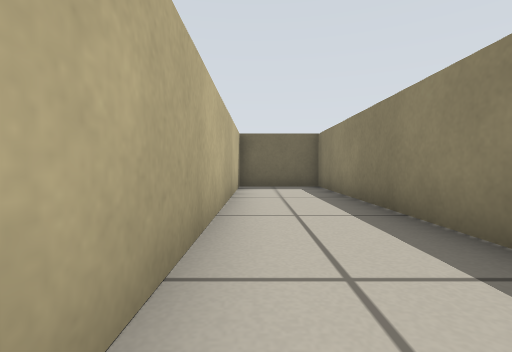
[1] (above)

17 first-person views from a walk through a Stage world. The camera is 0.31 m above the floor, tilts 2° down and sees 85° across. Floor lines are 1 m apart. The floor is counted in squares, 0.5 m on a side. Each view is taken from the middle of a square. On the plan, view 1 faces up. The plan holds only what a view shows up to about 9 squares ahead; the rest is blank. Robots are left out.

[2]
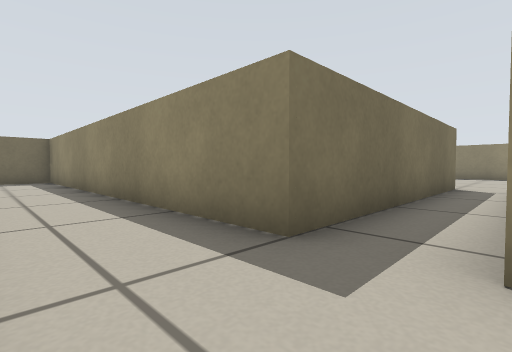

[3]
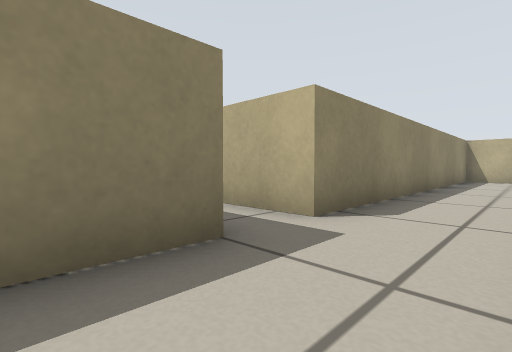

[4]
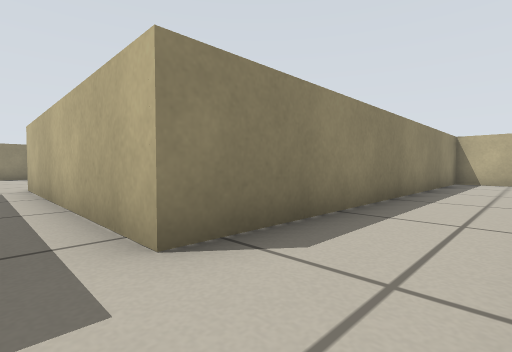

[5]
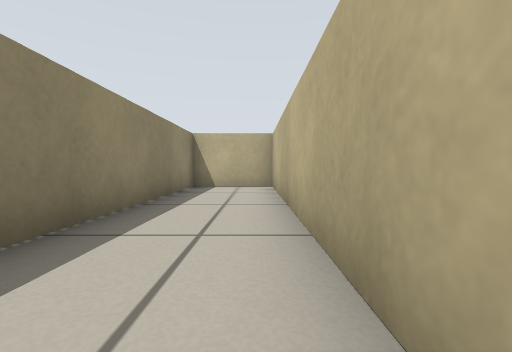

[6]
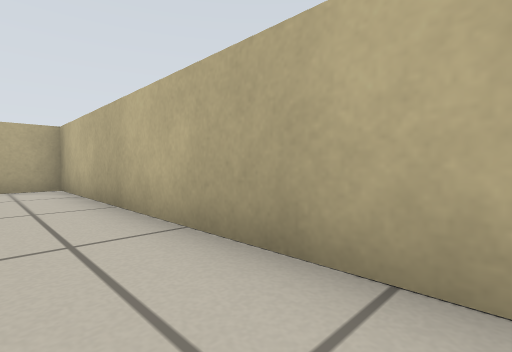

[7]
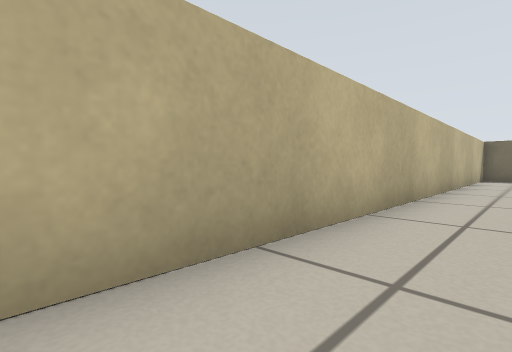

[8]
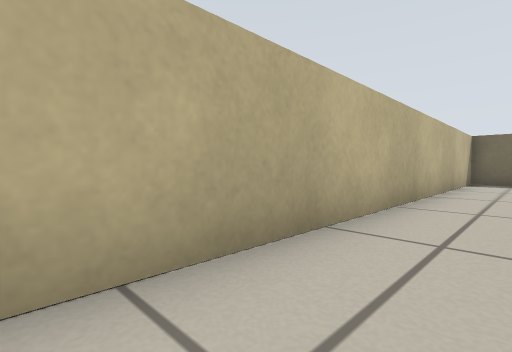

[9]
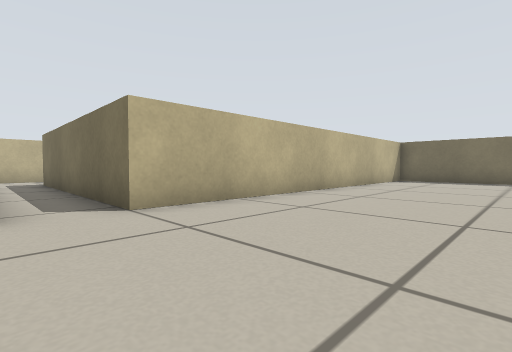

[10]
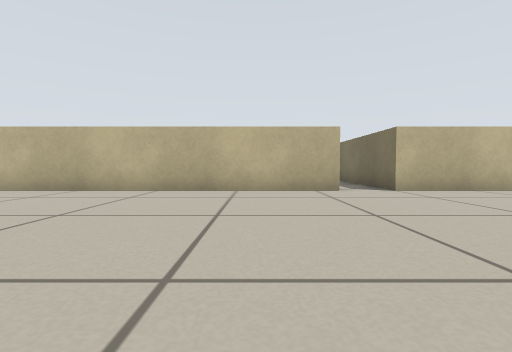

[11]
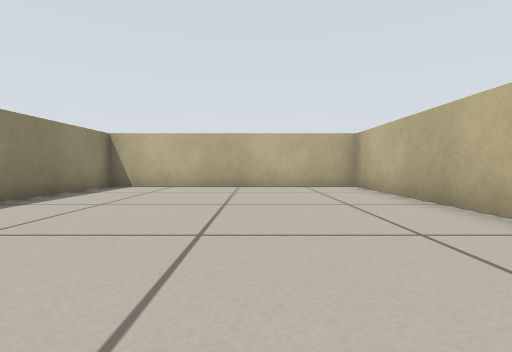

[12]
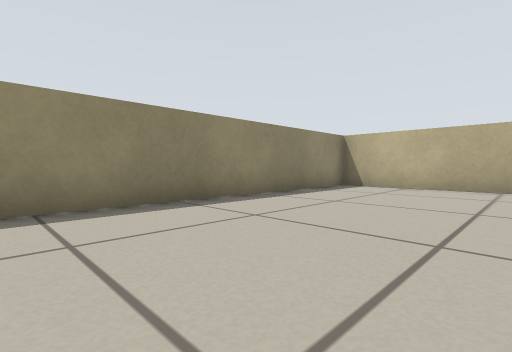

[13]
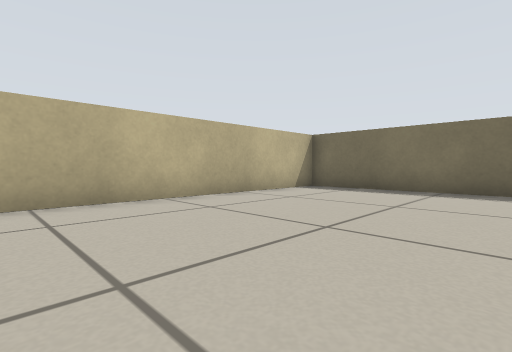

[14]
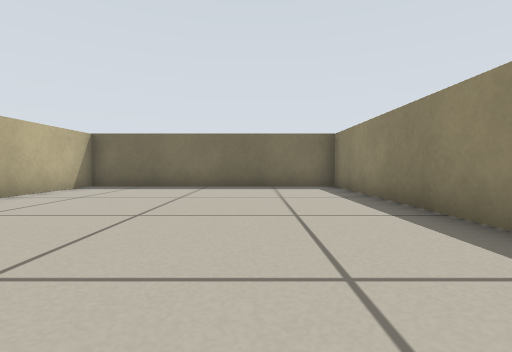

[15]
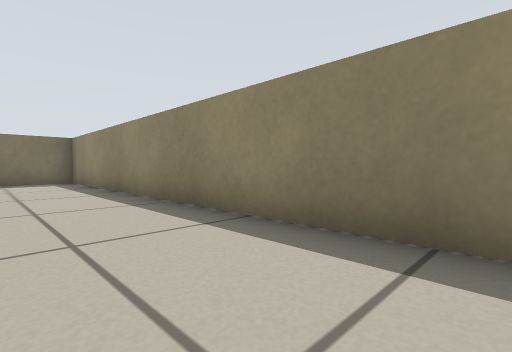

[16]
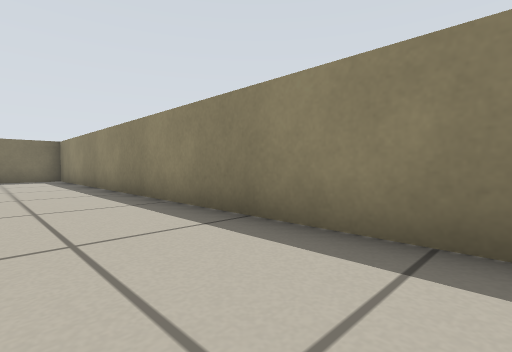

[17]
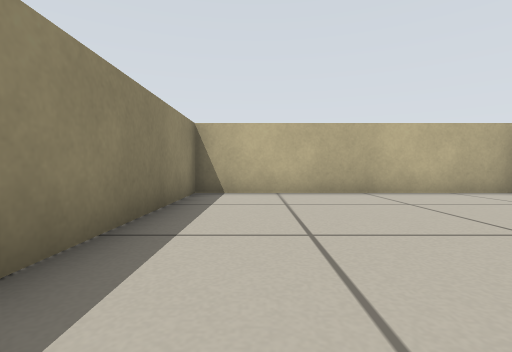

### Floor plan
Points are (right, up) in squares from view 1. A wall is a line through its corners. A room is listed if a view was taken in it or the views show most of it. See-through windows are left out.
Room 1 (views 1, 2, 3, 4, 5, 6, 7, 8)
walls: (9, -2.5) (1.9, -2.5) (1.9, 8.5) (-0.5, 8.5) (-0.5, -14.4) (1.9, -14.4) (1.9, -3.9) (9, -3.9)
ways out: opening at (9, -3) to room 2
Room 2 (views 9, 10, 11, 12, 13, 14, 15, 16, 17)
walls: (9, -3.9) (9, -14.4) (16.4, -14.4) (16.4, 8.5) (9, 8.5) (9, -2.5)
ways out: opening at (9, -3) to room 1

Where each view was taken, in squares from view 1:
view 1: 0 up, 0 right, facing up
view 2: 4 down, 0 right, facing up-right
view 3: 1 down, 0 right, facing down-right
view 4: 3 down, 0 right, facing down-right
view 5: 6 down, 0 right, facing down
view 6: 6 down, 1 right, facing down-left
view 7: 6 down, 1 right, facing up-left
view 8: 3 down, 1 right, facing up-left
view 9: 4 down, 13 right, facing up-left
view 10: 6 down, 16 right, facing left
view 11: 6 down, 12 right, facing down
view 12: 6 down, 12 right, facing down-right
view 13: 1 up, 14 right, facing up-left
view 14: 0 up, 14 right, facing up
view 15: 3 down, 14 right, facing up-right
view 16: 5 down, 14 right, facing up-right
view 17: 8 down, 15 right, facing down
